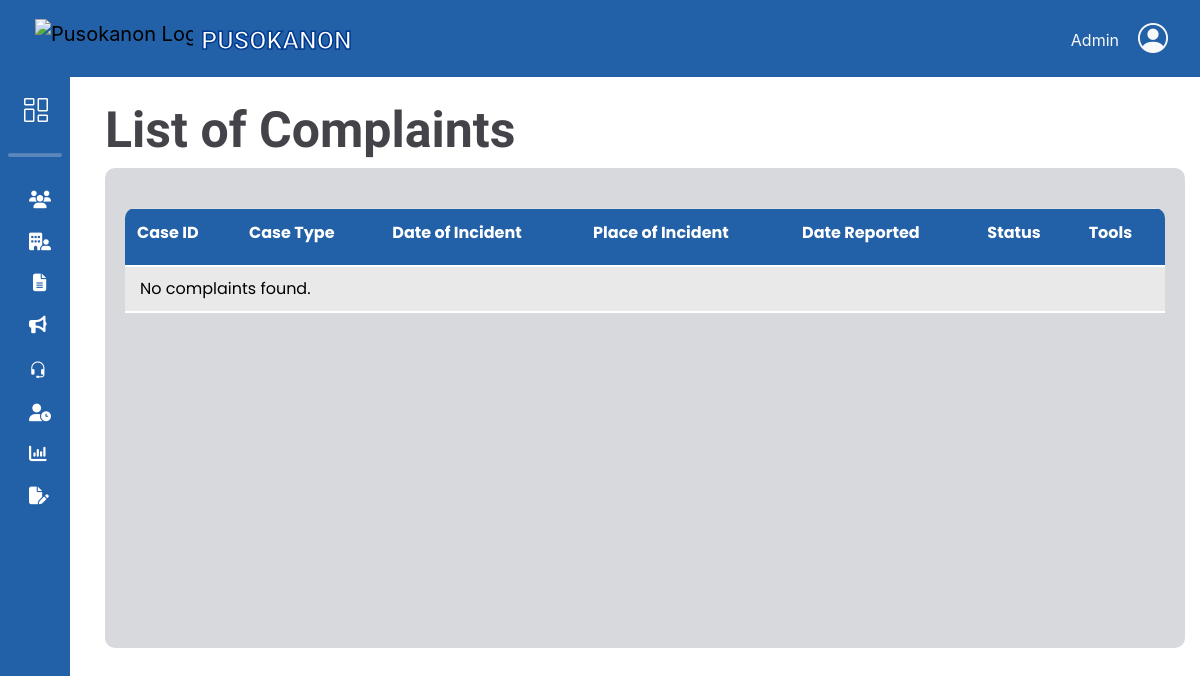
Page /adminbejo/complaintsList.php on the earlier database version.
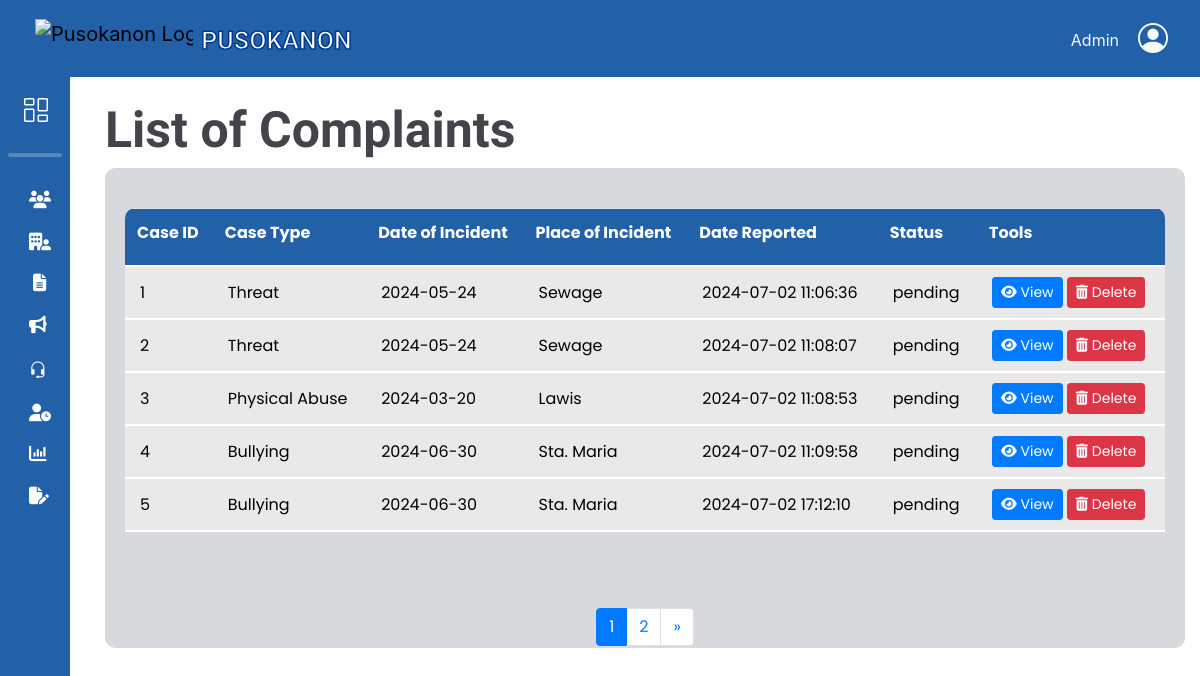
Same page on the later database version.
### tables this page shows
CREATE TABLE `complaints_tbl` (
  `complaint_id` int(11) NOT NULL,
  `res_id` int(11) NOT NULL,
  `respondent_fname` varchar(50) NOT NULL,
  `respondent_mname` varchar(50) DEFAULT NULL,
  `respondent_lname` varchar(50) NOT NULL,
  `respondent_suffix` varchar(10) DEFAULT NULL,
  `respondent_gender` varchar(10) NOT NULL,
  `respondent_age` int(11) NOT NULL,
  `incident_date` date NOT NULL,
  `incident_time` time NOT NULL,
  `date_filed` timestamp NOT NULL DEFAULT current_timestamp() ON UPDATE current_timestamp(),
  `incident_place` varchar(50) NOT NULL,
  `case_type` varchar(50) NOT NULL,
  `narrative` text DEFAULT NULL,
  `staff_id` int(11) NOT NULL,
  `status` varchar(10) NOT NULL
);

### db/DBconn.php (called while the page is built, shortened)
<?php
	function fetchListofComplaints($pdo, $offset, $limit) {
		$sql = "SELECT
					complaint_id, case_type, incident_date, incident_place, date_filed, status
				FROM complaints_tbl
				LIMIT :offset, :limit";
		$stmt = $pdo->prepare($sql);
		$stmt->bindParam(':offset', $offset, PDO::PARAM_INT);
		$stmt->bindParam(':limit', $limit, PDO::PARAM_INT);
		$stmt->execute();
		return $stmt->fetchAll(PDO::FETCH_ASSOC);
	}
	function fetchTotalComplaints($pdo) {
		$sql = "SELECT COUNT(*) FROM complaints_tbl";
		$stmt = $pdo->prepare($sql);
		$stmt->execute();
		return $stmt->fetchColumn();
	}
?>

### adminbejo/complaintsList.php (the view, shortened to what this page needs)
<?php
    include 'headerAdmin.php';
    include '../db/DBconn.php';
    $limit = 5;
    $page = isset($_GET['page']) ? (int)$_GET['page'] : 1;
    $offset = ($page - 1) * $limit;
    $requests = fetchListofComplaints($pdo, $offset, $limit);
    $totalRequests = fetchTotalComplaints($pdo);
    $totalPages = ceil($totalRequests / $limit);
?>
<link rel="stylesheet" href="css/list.css">
<div class="container-fluid">
    <h1>List of Complaints</h1>
    <div class="card-body">
        <div class="table-responsive">
            <table class="table mx-auto" cellspacing="0" cellpadding="0">
                <thead>
                    <tr>
                        <th>Case ID</th>
                        <th>Case Type</th>
                        <th>Date of Incident</th>
                        <th>Place of Incident</th>
                        <th>Date Reported</th>
                        <th>Status</th>
                        <th>Tools</th>
                    </tr>
                </thead>
                <tbody class="scrollable-table-body">
                    <?php if (!empty($requests)): ?>
                        <?php foreach ($requests as $request): ?>
                            <tr>
                                <td><?php echo htmlspecialchars($request['complaint_id']); ?></td>
                                <td><?php echo htmlspecialchars($request['case_type']); ?></td>
                                <td><?php echo htmlspecialchars($request['incident_date']); ?></td>
                                <td><?php echo htmlspecialchars($request['incident_place']); ?></td>
                                <td><?php echo htmlspecialchars($request['date_filed']); ?></td>
                                <td><?php echo htmlspecialchars($request['status']); ?></td>
                                <td>
                                    <a href="viewComplaint.php?id=<?php echo $request['complaint_id']; ?>" class="btn btn-primary btn-sm">
                                        <i class="fas fa-eye"></i> View
                                    </a>
                                    <a href="deleteComplaint.php?id=<?php echo $request['complaint_id']; ?>" class="btn btn-danger btn-sm" onclick="return confirm('Are you sure you want to delete this complaint?');">
                                        <i class="fas fa-trash-alt"></i> Delete
                                    </a>
                                </td>
                            </tr>
                        <?php endforeach; ?>
                    <?php else: ?>
                        <tr>
                            <td colspan="7">No complaints found.</td>
                        </tr>
                    <?php endif; ?>
                </tbody>
            </table>
        </div>
        <nav aria-label="Page navigation">
            <ul class="pagination justify-content-center mb-5">
                <?php for($i = 1; $i <= $totalPages; $i++): ?>
                    <li class="page-item <?php if($i == $page) echo 'active'; ?>">
                        <a class="page-link" href="?page=<?php echo $i; ?>"><?php echo $i; ?></a>
                    </li>
                <?php endfor; ?>
                <?php if($page < $totalPages): ?>
                    <li class="page-item">
                        <a class="page-link" href="?page=<?php echo $page+1; ?>" aria-label="Next">
                            <span aria-hidden="true">&raquo;</span>
                        </a>
                    </li>
                <?php endif; ?>
            </ul>
        </nav>
    </div>
</div>
<?php require_once 'footerAdmin.php';?>

### adminbejo/headerAdmin.php (shortened to what this page needs)
<!DOCTYPE html>
<html>
<head>
    <link rel="stylesheet" href="https://cdn.jsdelivr.net/npm/bootstrap-icons@1.11.3/font/bootstrap-icons.min.css">
    <link href="https://cdn.jsdelivr.net/npm/bootstrap@5.3.3/dist/css/bootstrap.min.css" rel="stylesheet">
	<link rel="stylesheet" href="https://cdn.jsdelivr.net/npm/bootstrap@5.0.2/dist/css/bootstrap.min.css">
	<link rel="stylesheet" href="https://maxcdn.bootstrapcdn.com/bootstrap/4.5.2/css/bootstrap.min.css">
	<link rel="stylesheet" href="https://cdnjs.cloudflare.com/ajax/libs/animate.css/4.1.1/animate.min.css">
    <link rel="stylesheet" href="https://cdnjs.cloudflare.com/ajax/libs/font-awesome/5.15.1/css/all.min.css">
    <link rel="stylesheet" href="https://cdnjs.cloudflare.com/ajax/libs/font-awesome/6.5.2/css/all.min.css" />
    <link rel="stylesheet" href="https://cdn.jsdelivr.net/npm/sweetalert2@11/dist/sweetalert2.min.css">
    <link href="https://cdn.lineicons.com/4.0/lineicons.css" rel="stylesheet" />
	<link rel="stylesheet" href="css/headerADstyle.css">
</head>
<body>
    <header>
        <nav class="navbar navbar-expand-lg">
            <a class="navbar-brand" href="Admin-Dashboard.php">
                <div class="logo-holder row">
                    <div class="col px-1">
                        <img src="../PicturesNeeded/pusokLogo.png" alt="Pusokanon Logo">
                    </div>
                    <div class="col px-1 pt-1">
                        <span> PUSOKANON</span>
                    </div>
                </div>
            </a>
            <div class="dropdown ">
                <button class="nav-link text-light" id="loginDropdown" role="button" data-toggle="dropdown" aria-haspopup="true" aria-expanded="false">
                    <div class="row">
                        <div class="col px-1 mt-2 pt-1"><span class="admin-text">Admin</span></div>
                        <div class="col"><i class="bi bi-person-circle"></i></div>
                    </div>
                </button>
            </div>
        </nav>
    </header>
    <div class="holder-body">
        <div class="wrapper">
            <aside id="sidebar">
                <div class="d-flex">
                    <button class="toggle-btn" type="button">
                        <i class="bi bi-columns-gap"></i>
                    </button>
                    <div class="sidebar-logo">
                    </div>
                </div>
                    <hr class=" bg-white m-2">
                <ul class="sidebar-nav">
                    <li class="sidebar-item">
                        <a href="Manage-Users.php" class="sidebar-link">
                            <i class="fa-solid fa-users"></i>
                        </a>
                    </li>
                    <li class="sidebar-item">
                        <a href="#" class="sidebar-link">
                            <i class="fa-solid fa-building-user"></i>
                        </a>
                    </li>
                    <li class="sidebar-item">
                        <a href="#" class="sidebar-link collapsed has-dropdown" data-bs-toggle="collapse"
                            data-bs-target="#auth" aria-expanded="false" aria-controls="auth">
                            <i class="fa-solid fa-file-lines ms-1"></i>
                        </a>
                    </li>
                    <li class="sidebar-item">
                        <a href="#" class="sidebar-link">
                            <i class="fa-solid fa-bullhorn"></i>
                        </a>
                    </li>
                    <li class="sidebar-item">
                        <a href="#" class="sidebar-link collapsed has-dropdown" data-bs-toggle="collapse"
                            data-bs-target="#blotter" aria-expanded="false" aria-controls="blotter">
                            <i class="bi bi-headset"></i>
                        </a>
                    </li>
                    <li class="sidebar-item">
                        <a href="pendingUser2.0.php" class="sidebar-link">
                            <i class="fa-solid fa-user-clock"></i>
                        </a>
                    </li>
                    <li class="sidebar-item">
                        <a href="DocumentRate.php" class="sidebar-link">
                            <i class="fa-solid fa-chart-column"></i>
                        </a>
                    </li>
                    <li class="sidebar-item">
                        <a href="#" class="sidebar-link">
                            <i class="fa-solid fa-file-pen"></i>
                        </a>
                    </li>
                </ul>
            </aside>

### adminbejo/footerAdmin.php (shortened to what this page needs)
</body>
</html>

### adminbejo/css/headerADstyle.css (style rules this page uses)
body { height: 100%; margin-top: 77px; }
.navbar { background-color: #2260A7 ; position: fixed; top: 0; left: 0; right: 0; z-index: 1000; justify-content: space-between; }
.navbar-brand img { height: 45px; margin-left: 30px; }
.navbar-brand span { font-size: 25px; font-weight: bold; font-family: 'Titan One', cursive; color: white; -webkit-text-stroke: 1.5px #003A90; }
.nav-link { color: #ffffff; margin-right: 0px; }
.bi-person-circle { font-size: 30px; }
a { text-decoration: none; }
li { list-style: none; }
h1 { font-weight: 600; font-size: 1rem; }
hr { height: 3px !important; border-radius: 10px; }
.holder-body { position: relative; max-height: 100%; }
.wrapper { font-family: 'Poppins', sans-serif; display: flex; max-height: 100%; }
#sidebar { width: 70px; min-width: 70px; z-index: 1000; transition: all .25s ease-in-out; background-color: #2260A7; display: flex; position: fixed; flex-direction: column; height: 92%; }
.toggle-btn { background-color: transparent; cursor: pointer; border: 0; padding: 1rem 1.5rem; }
.toggle-btn i { font-size: 1.5rem; color: #FFF; }
.sidebar-logo { margin: auto 0; }
.sidebar-nav { padding: 1rem 0; flex: 1 1 auto; }
a.sidebar-link { padding: .625rem 1.625rem; color: #FFF; display: block; font-size: 0.9rem; white-space: nowrap; border-left: 3px solid transparent; }
.sidebar-link i { font-size: 1.1rem; margin-right: .75rem; }
.sidebar-item { position: relative; }
@media (min-width: 1200px) { #sidebar { width: 70px; min-width: 70px; z-index: 1000; transition: all .25s ease-in-out; background-color: #2260A7; display: flex; position: fixed; flex-direction: column; height: 92%; } }

### adminbejo/css/list.css (style rules this page uses)
body { display: flex; }
.container-fluid { margin-top: 23px; margin-left: 90px; padding-bottom: 47px; }
.card-body { padding-top: 40px; background-color: #D7D9DC; height: 480px; border-radius: 10px; width: 90vw; }
h1 { font-family: "Titan One", cursive; font-size: 50px; color: #434349; display: flex; }
.scrollable-table-body { overflow-y: auto; }
.table-responsive { position: relative; border-radius: 10px; overflow-x: auto; max-height: 400px; overflow-y:scroll; height:400px; display:block; padding-top: 0; }
.table-responsive table { border-collapse: collapse; width: 100%; }
.table-responsive tbody { max-height: 400px; overflow-y: auto; background-color: #E9E9E9; }
.table-responsive th, .table-responsive td { font-size: 16px; text-align: left; vertical-align: middle; }
.table-responsive th { border-bottom: 1px solid blue; position: sticky; top: 0; background-color: #2260A7; padding-bottom: 20px; color: white; }
.table-responsive td { padding: 10px 15px; border-bottom: 2px solid white; }

Differences in the rows shown:
added complaints_tbl: complaint_id "1", case_type "Threat", incident_date "2024-05-24", incident_place "Sewage", date_filed "2024-07-02 11:06:36", status "pending"
added complaints_tbl: complaint_id "2", case_type "Threat", incident_date "2024-05-24", incident_place "Sewage", date_filed "2024-07-02 11:08:07", status "pending"
added complaints_tbl: complaint_id "3", case_type "Physical Abuse", incident_date "2024-03-20", incident_place "Lawis", date_filed "2024-07-02 11:08:53", status "pending"
added complaints_tbl: complaint_id "4", case_type "Bullying", incident_date "2024-06-30", incident_place "Sta. Maria", date_filed "2024-07-02 11:09:58", status "pending"
added complaints_tbl: complaint_id "5", case_type "Bullying", incident_date "2024-06-30", incident_place "Sta. Maria", date_filed "2024-07-02 17:12:10", status "pending"
Other differences:
new list line: "1"
new list line: "2"
text no longer shown: "No complaints found."
